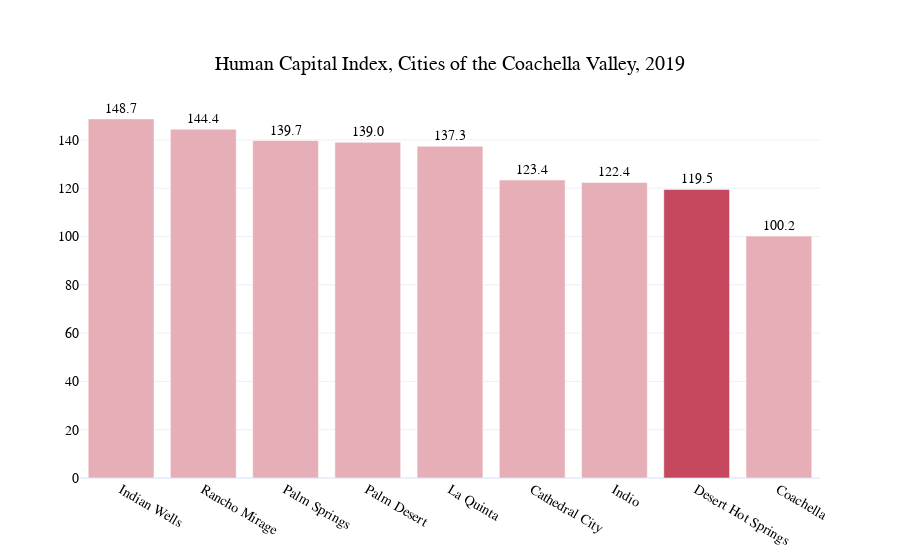
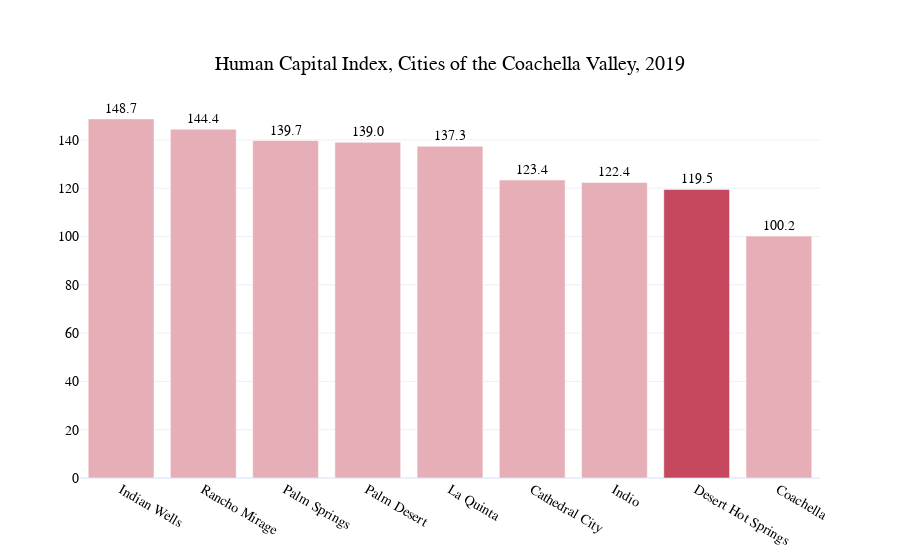

Notebook code for these charts, in order:
### Code cell
await humanCapitalIndexCV(['cathedral city, ca', 'coachella, ca', 'desert hot springs, ca', 'indian wells, ca', 'indio, ca', 'la quinta, ca', 'palm desert, ca', 'palm springs, ca', 'rancho mirage, ca'],'desert hot springs', False, None)

### Figure 1 — Plotly figure (JSON) as saved in the notebook; plotly's stock layout.template omitted (floating-point values rounded to 4 significant figures)
{"data": [{"marker": {"color": ["#e6aeb7", "#e6aeb7", "#e6aeb7", "#e6aeb7", "#e6aeb7", "#e6aeb7", "#e6aeb7", "#c5485f", "#e6aeb7"]}, "name": "High School", "text": ["148.7", "144.4", "139.7", "139.0", "137.3", "123.4", "122.4", "119.5", "100.2"], "textposition": "outside", "texttemplate": "", "type": "bar", "x": ["Indian Wells", "Rancho Mirage", "Palm Springs", "Palm Desert", "La Quinta", "Cathedral City", "Indio", "Desert Hot Springs", "Coachella"], "y": [148.7, 144.4, 139.7, 139, 137.3, 123.4, 122.4, 119.5, 100.2]}], "layout": {"font": {"color": "Black", "family": "Old-style", "size": 14}, "title": {"text": "Human Capital Index, Cities of the Coachella Valley, 2019", "x": 0.5, "xanchor": "center", "y": 0.9, "yanchor": "top"}}}

### Figure 2 — Plotly figure (JSON) as saved in the notebook; plotly's stock layout.template omitted (floating-point values rounded to 4 significant figures)
{"data": [{"marker": {"color": ["#e6aeb7", "#e6aeb7", "#e6aeb7", "#e6aeb7", "#e6aeb7", "#e6aeb7", "#e6aeb7", "#c5485f", "#e6aeb7"]}, "name": "High School", "text": ["148.7", "144.4", "139.7", "139.0", "137.3", "123.4", "122.4", "119.5", "100.2"], "textposition": "outside", "texttemplate": "", "type": "bar", "x": ["Indian Wells", "Rancho Mirage", "Palm Springs", "Palm Desert", "La Quinta", "Cathedral City", "Indio", "Desert Hot Springs", "Coachella"], "y": [148.7, 144.4, 139.7, 139, 137.3, 123.4, 122.4, 119.5, 100.2]}], "layout": {"font": {"color": "Black", "family": "Old-style", "size": 14}, "title": {"text": "Human Capital Index, Cities of the Coachella Valley, 2019", "x": 0.5, "xanchor": "center", "y": 0.9, "yanchor": "top"}}}
